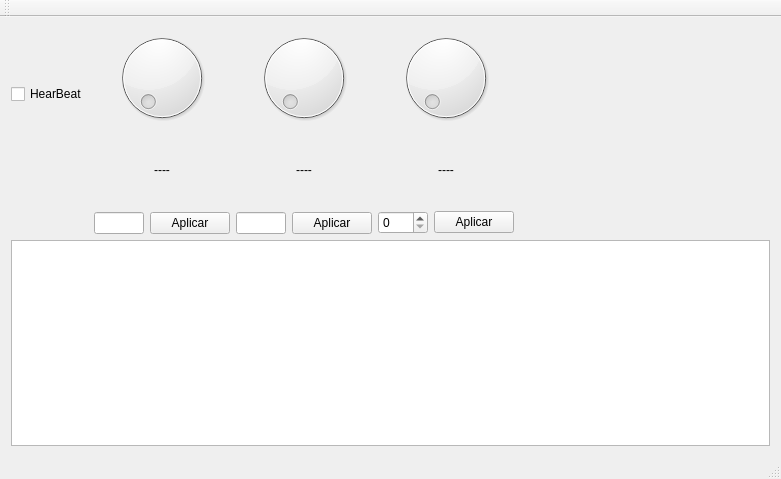
<?xml version="1.0" encoding="UTF-8"?>
<ui version="4.0">
 <class>MainWindow</class>
 <widget class="QMainWindow" name="MainWindow">
  <property name="geometry">
   <rect>
    <x>0</x>
    <y>0</y>
    <width>781</width>
    <height>479</height>
   </rect>
  </property>
  <property name="windowTitle">
   <string>MainWindow</string>
  </property>
  <widget class="QWidget" name="centralWidget">
   <layout class="QGridLayout" name="gridLayout">
    <item row="0" column="0">
     <layout class="QVBoxLayout" name="verticalLayout">
      <item>
       <widget class="QWidget" name="wgHeartBeat" native="true">
        <property name="minimumSize">
         <size>
          <width>50</width>
          <height>50</height>
         </size>
        </property>
       </widget>
      </item>
      <item>
       <widget class="QCheckBox" name="cxHeartBeat">
        <property name="text">
         <string>HearBeat</string>
        </property>
       </widget>
      </item>
      <item>
       <spacer name="verticalSpacer">
        <property name="orientation">
         <enum>Qt::Vertical</enum>
        </property>
        <property name="sizeHint" stdset="0">
         <size>
          <width>20</width>
          <height>40</height>
         </size>
        </property>
       </spacer>
      </item>
     </layout>
    </item>
    <item row="0" column="1">
     <layout class="QVBoxLayout" name="verticalLayout_4">
      <item>
       <widget class="QDial" name="dlVelocidad">
        <property name="minimumSize">
         <size>
          <width>100</width>
          <height>100</height>
         </size>
        </property>
        <property name="maximum">
         <number>100</number>
        </property>
        <property name="orientation">
         <enum>Qt::Horizontal</enum>
        </property>
       </widget>
      </item>
      <item>
       <widget class="QLabel" name="lbVelocidad">
        <property name="text">
         <string>----</string>
        </property>
        <property name="alignment">
         <set>Qt::AlignCenter</set>
        </property>
       </widget>
      </item>
      <item>
       <layout class="QHBoxLayout" name="horizontalLayout">
        <item>
         <widget class="QLineEdit" name="tbVelocidad">
          <property name="minimumSize">
           <size>
            <width>50</width>
            <height>0</height>
           </size>
          </property>
         </widget>
        </item>
        <item>
         <widget class="QPushButton" name="btVelocidad">
          <property name="text">
           <string>Aplicar</string>
          </property>
         </widget>
        </item>
       </layout>
      </item>
     </layout>
    </item>
    <item row="0" column="2">
     <layout class="QVBoxLayout" name="verticalLayout_3">
      <item>
       <widget class="QDial" name="dlMovimiento">
        <property name="minimumSize">
         <size>
          <width>100</width>
          <height>100</height>
         </size>
        </property>
        <property name="minimum">
         <number>1</number>
        </property>
        <property name="maximum">
         <number>360</number>
        </property>
       </widget>
      </item>
      <item>
       <widget class="QLabel" name="lbMovimiento">
        <property name="text">
         <string>----</string>
        </property>
        <property name="alignment">
         <set>Qt::AlignCenter</set>
        </property>
       </widget>
      </item>
      <item>
       <layout class="QHBoxLayout" name="horizontalLayout_2">
        <item>
         <widget class="QLineEdit" name="tbMovimiento">
          <property name="minimumSize">
           <size>
            <width>50</width>
            <height>0</height>
           </size>
          </property>
         </widget>
        </item>
        <item>
         <widget class="QPushButton" name="btMovimiento">
          <property name="text">
           <string>Aplicar</string>
          </property>
         </widget>
        </item>
       </layout>
      </item>
     </layout>
    </item>
    <item row="0" column="3">
     <layout class="QVBoxLayout" name="verticalLayout_2">
      <item>
       <widget class="QDial" name="dlDireccion">
        <property name="minimumSize">
         <size>
          <width>100</width>
          <height>100</height>
         </size>
        </property>
        <property name="minimum">
         <number>1</number>
        </property>
        <property name="maximum">
         <number>5</number>
        </property>
       </widget>
      </item>
      <item>
       <widget class="QLabel" name="lbDireccion">
        <property name="text">
         <string>----</string>
        </property>
        <property name="alignment">
         <set>Qt::AlignCenter</set>
        </property>
       </widget>
      </item>
      <item>
       <layout class="QHBoxLayout" name="horizontalLayout_3">
        <item>
         <widget class="QSpinBox" name="cbDireccion">
          <property name="minimumSize">
           <size>
            <width>50</width>
            <height>0</height>
           </size>
          </property>
         </widget>
        </item>
        <item>
         <widget class="QPushButton" name="btDireccion">
          <property name="text">
           <string>Aplicar</string>
          </property>
         </widget>
        </item>
       </layout>
      </item>
     </layout>
    </item>
    <item row="0" column="4">
     <spacer name="horizontalSpacer">
      <property name="orientation">
       <enum>Qt::Horizontal</enum>
      </property>
      <property name="sizeHint" stdset="0">
       <size>
        <width>662</width>
        <height>20</height>
       </size>
      </property>
     </spacer>
    </item>
    <item row="1" column="0" colspan="5">
     <widget class="QPlainTextEdit" name="plainTextEdit"/>
    </item>
   </layout>
  </widget>
  <widget class="QMenuBar" name="menuBar">
   <property name="geometry">
    <rect>
     <x>0</x>
     <y>0</y>
     <width>781</width>
     <height>22</height>
    </rect>
   </property>
  </widget>
  <widget class="QToolBar" name="mainToolBar">
   <attribute name="toolBarArea">
    <enum>TopToolBarArea</enum>
   </attribute>
   <attribute name="toolBarBreak">
    <bool>false</bool>
   </attribute>
  </widget>
  <widget class="QStatusBar" name="statusBar"/>
 </widget>
 <layoutdefault spacing="6" margin="11"/>
 <resources/>
 <connections/>
</ui>
